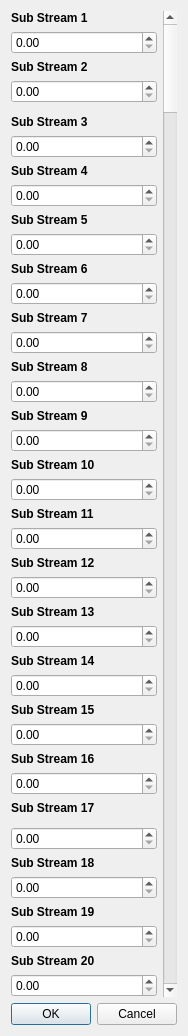
<?xml version="1.0" encoding="UTF-8"?>
<ui version="4.0">
 <class>Dialog</class>
 <widget class="QDialog" name="Dialog">
  <property name="geometry">
   <rect>
    <x>0</x>
    <y>0</y>
    <width>174</width>
    <height>943</height>
   </rect>
  </property>
  <property name="windowTitle">
   <string>Cold Stream Fractions</string>
  </property>
  <layout class="QGridLayout" name="gridLayout_2">
   <item row="3" column="0">
    <widget class="QDialogButtonBox" name="buttonBox">
     <property name="orientation">
      <enum>Qt::Horizontal</enum>
     </property>
     <property name="standardButtons">
      <set>QDialogButtonBox::Cancel|QDialogButtonBox::Ok</set>
     </property>
    </widget>
   </item>
   <item row="2" column="0">
    <layout class="QGridLayout" name="gridLayout">
     <item row="5" column="0">
      <widget class="QLabel" name="label_5">
       <property name="font">
        <font>
         <weight>75</weight>
         <bold>true</bold>
        </font>
       </property>
       <property name="text">
        <string>Sub Stream 3</string>
       </property>
      </widget>
     </item>
     <item row="36" column="0">
      <widget class="QLabel" name="label_18">
       <property name="font">
        <font>
         <weight>75</weight>
         <bold>true</bold>
        </font>
       </property>
       <property name="text">
        <string>Sub Stream 18</string>
       </property>
      </widget>
     </item>
     <item row="24" column="0">
      <widget class="QDoubleSpinBox" name="doubleSpinBox_12"/>
     </item>
     <item row="2" column="0">
      <widget class="QLabel" name="label_2">
       <property name="font">
        <font>
         <weight>75</weight>
         <bold>true</bold>
        </font>
       </property>
       <property name="text">
        <string>Sub Stream 2</string>
       </property>
      </widget>
     </item>
     <item row="25" column="0">
      <widget class="QLabel" name="label_13">
       <property name="font">
        <font>
         <weight>75</weight>
         <bold>true</bold>
        </font>
       </property>
       <property name="text">
        <string>Sub Stream 13</string>
       </property>
      </widget>
     </item>
     <item row="1" column="0">
      <widget class="QDoubleSpinBox" name="doubleSpinBox"/>
     </item>
     <item row="37" column="0">
      <widget class="QDoubleSpinBox" name="doubleSpinBox_18"/>
     </item>
     <item row="3" column="0">
      <widget class="QDoubleSpinBox" name="doubleSpinBox_2"/>
     </item>
     <item row="19" column="0">
      <widget class="QLabel" name="label_9">
       <property name="font">
        <font>
         <weight>75</weight>
         <bold>true</bold>
        </font>
       </property>
       <property name="text">
        <string>Sub Stream 10</string>
       </property>
      </widget>
     </item>
     <item row="15" column="0">
      <widget class="QLabel" name="label_10">
       <property name="font">
        <font>
         <weight>75</weight>
         <bold>true</bold>
        </font>
       </property>
       <property name="text">
        <string>Sub Stream 8</string>
       </property>
      </widget>
     </item>
     <item row="20" column="0">
      <widget class="QDoubleSpinBox" name="doubleSpinBox_20"/>
     </item>
     <item row="23" column="0">
      <widget class="QLabel" name="label_12">
       <property name="font">
        <font>
         <weight>75</weight>
         <bold>true</bold>
        </font>
       </property>
       <property name="text">
        <string>Sub Stream 12</string>
       </property>
      </widget>
     </item>
     <item row="32" column="0">
      <widget class="QDoubleSpinBox" name="doubleSpinBox_16"/>
     </item>
     <item row="10" column="0">
      <widget class="QDoubleSpinBox" name="doubleSpinBox_5"/>
     </item>
     <item row="9" column="0">
      <widget class="QLabel" name="label_4">
       <property name="font">
        <font>
         <weight>75</weight>
         <bold>true</bold>
        </font>
       </property>
       <property name="text">
        <string>Sub Stream 5</string>
       </property>
      </widget>
     </item>
     <item row="40" column="0">
      <widget class="QLabel" name="label_20">
       <property name="font">
        <font>
         <weight>75</weight>
         <bold>true</bold>
        </font>
       </property>
       <property name="text">
        <string>Sub Stream 20</string>
       </property>
      </widget>
     </item>
     <item row="0" column="0">
      <widget class="QLabel" name="label">
       <property name="font">
        <font>
         <weight>75</weight>
         <bold>true</bold>
        </font>
       </property>
       <property name="text">
        <string>Sub Stream 1</string>
       </property>
      </widget>
     </item>
     <item row="27" column="0">
      <widget class="QLabel" name="label_14">
       <property name="font">
        <font>
         <weight>75</weight>
         <bold>true</bold>
        </font>
       </property>
       <property name="text">
        <string>Sub Stream 14</string>
       </property>
      </widget>
     </item>
     <item row="33" column="0">
      <widget class="QLabel" name="label_17">
       <property name="font">
        <font>
         <weight>75</weight>
         <bold>true</bold>
        </font>
       </property>
       <property name="text">
        <string>Sub Stream 17</string>
       </property>
      </widget>
     </item>
     <item row="8" column="0">
      <widget class="QDoubleSpinBox" name="doubleSpinBox_4"/>
     </item>
     <item row="18" column="0">
      <widget class="QDoubleSpinBox" name="doubleSpinBox_9"/>
     </item>
     <item row="21" column="0">
      <widget class="QLabel" name="label_11">
       <property name="font">
        <font>
         <weight>75</weight>
         <bold>true</bold>
        </font>
       </property>
       <property name="text">
        <string>Sub Stream 11</string>
       </property>
      </widget>
     </item>
     <item row="30" column="0">
      <widget class="QDoubleSpinBox" name="doubleSpinBox_10"/>
     </item>
     <item row="14" column="0">
      <widget class="QDoubleSpinBox" name="doubleSpinBox_7"/>
     </item>
     <item row="22" column="0">
      <widget class="QDoubleSpinBox" name="doubleSpinBox_11"/>
     </item>
     <item row="41" column="0">
      <widget class="QDoubleSpinBox" name="doubleSpinBox_15"/>
     </item>
     <item row="16" column="0">
      <widget class="QDoubleSpinBox" name="doubleSpinBox_8"/>
     </item>
     <item row="31" column="0">
      <widget class="QLabel" name="label_16">
       <property name="font">
        <font>
         <weight>75</weight>
         <bold>true</bold>
        </font>
       </property>
       <property name="text">
        <string>Sub Stream 16</string>
       </property>
      </widget>
     </item>
     <item row="28" column="0">
      <widget class="QDoubleSpinBox" name="doubleSpinBox_14"/>
     </item>
     <item row="12" column="0">
      <widget class="QDoubleSpinBox" name="doubleSpinBox_6"/>
     </item>
     <item row="6" column="0">
      <widget class="QDoubleSpinBox" name="doubleSpinBox_3"/>
     </item>
     <item row="7" column="0">
      <widget class="QLabel" name="label_3">
       <property name="font">
        <font>
         <weight>75</weight>
         <bold>true</bold>
        </font>
       </property>
       <property name="text">
        <string>Sub Stream 4</string>
       </property>
      </widget>
     </item>
     <item row="26" column="0">
      <widget class="QDoubleSpinBox" name="doubleSpinBox_13"/>
     </item>
     <item row="39" column="0">
      <widget class="QDoubleSpinBox" name="doubleSpinBox_19"/>
     </item>
     <item row="38" column="0">
      <widget class="QLabel" name="label_19">
       <property name="font">
        <font>
         <weight>75</weight>
         <bold>true</bold>
        </font>
       </property>
       <property name="text">
        <string>Sub Stream 19</string>
       </property>
      </widget>
     </item>
     <item row="13" column="0">
      <widget class="QLabel" name="label_7">
       <property name="font">
        <font>
         <weight>75</weight>
         <bold>true</bold>
        </font>
       </property>
       <property name="text">
        <string>Sub Stream 7</string>
       </property>
      </widget>
     </item>
     <item row="11" column="0">
      <widget class="QLabel" name="label_6">
       <property name="font">
        <font>
         <weight>75</weight>
         <bold>true</bold>
        </font>
       </property>
       <property name="text">
        <string>Sub Stream 6</string>
       </property>
      </widget>
     </item>
     <item row="35" column="0">
      <widget class="QDoubleSpinBox" name="doubleSpinBox_17"/>
     </item>
     <item row="17" column="0">
      <widget class="QLabel" name="label_8">
       <property name="font">
        <font>
         <weight>75</weight>
         <bold>true</bold>
        </font>
       </property>
       <property name="text">
        <string>Sub Stream 9</string>
       </property>
      </widget>
     </item>
     <item row="29" column="0">
      <widget class="QLabel" name="label_15">
       <property name="font">
        <font>
         <weight>75</weight>
         <bold>true</bold>
        </font>
       </property>
       <property name="text">
        <string>Sub Stream 15</string>
       </property>
      </widget>
     </item>
     <item row="0" column="2" rowspan="42">
      <widget class="QScrollBar" name="verticalScrollBar">
       <property name="orientation">
        <enum>Qt::Vertical</enum>
       </property>
      </widget>
     </item>
    </layout>
   </item>
  </layout>
 </widget>
 <resources/>
 <connections>
  <connection>
   <sender>buttonBox</sender>
   <signal>accepted()</signal>
   <receiver>Dialog</receiver>
   <slot>accept()</slot>
   <hints>
    <hint type="sourcelabel">
     <x>248</x>
     <y>254</y>
    </hint>
    <hint type="destinationlabel">
     <x>157</x>
     <y>274</y>
    </hint>
   </hints>
  </connection>
  <connection>
   <sender>buttonBox</sender>
   <signal>rejected()</signal>
   <receiver>Dialog</receiver>
   <slot>reject()</slot>
   <hints>
    <hint type="sourcelabel">
     <x>316</x>
     <y>260</y>
    </hint>
    <hint type="destinationlabel">
     <x>286</x>
     <y>274</y>
    </hint>
   </hints>
  </connection>
 </connections>
</ui>
